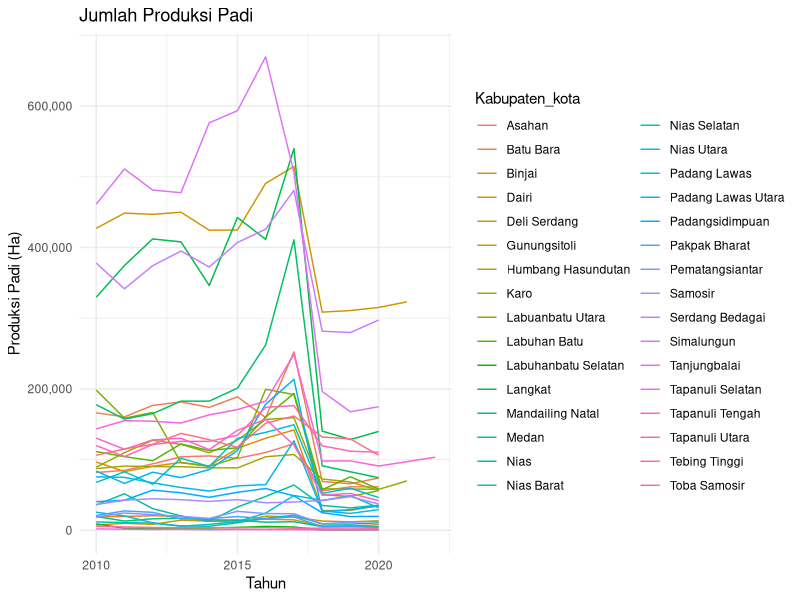
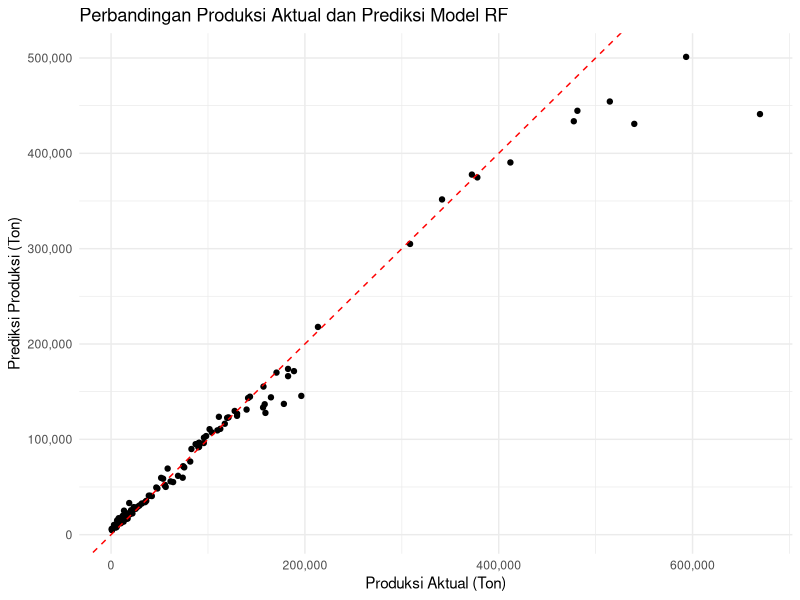
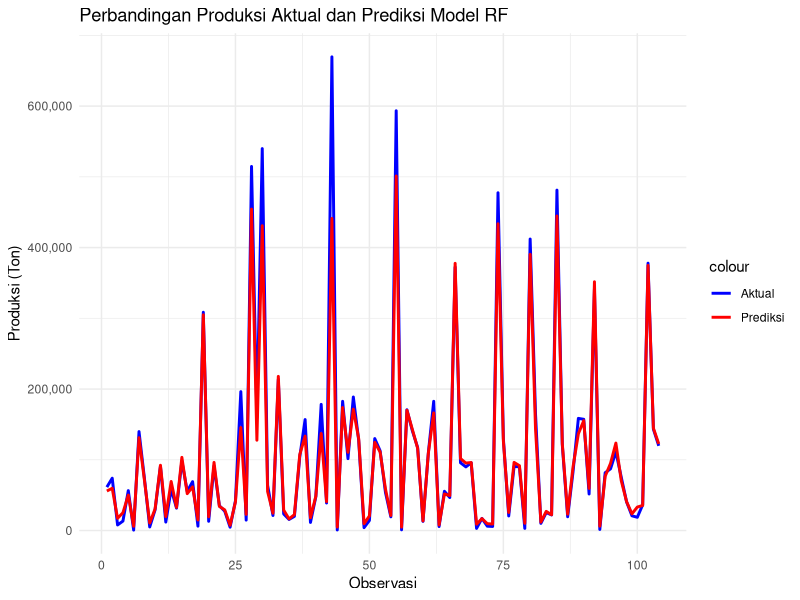
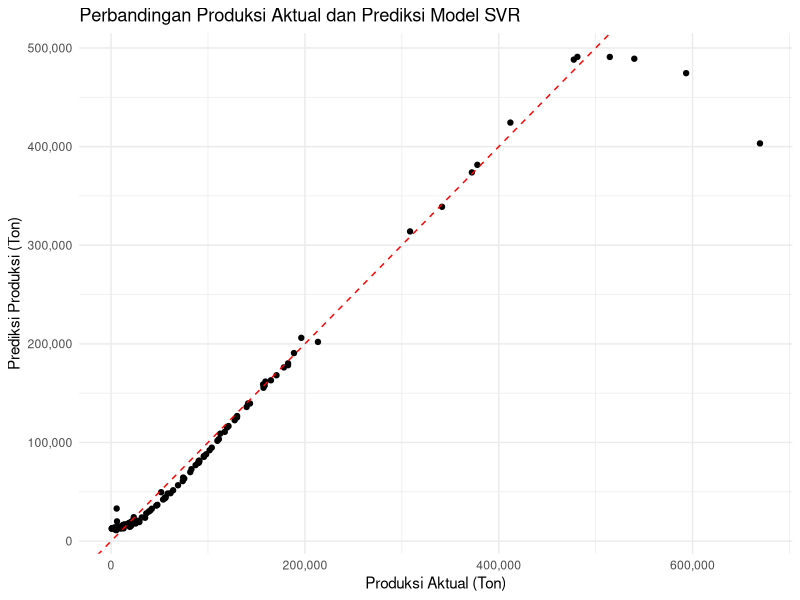
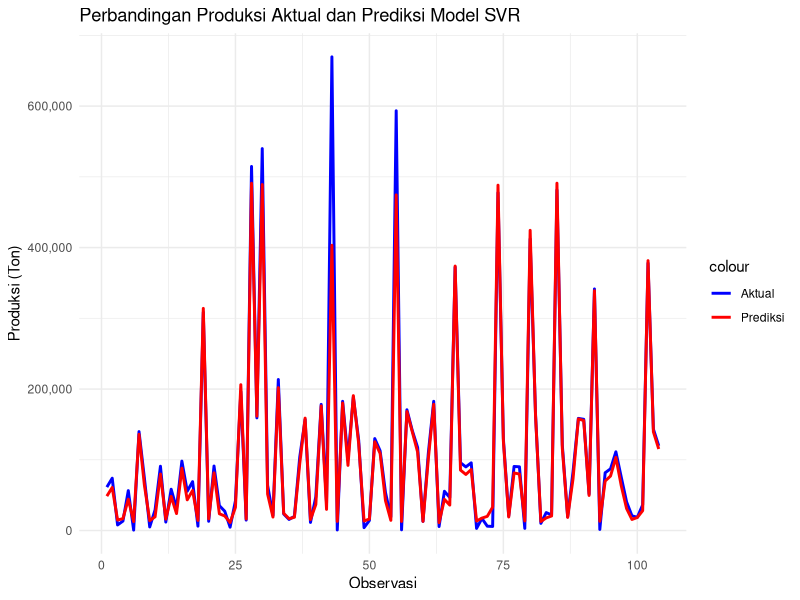
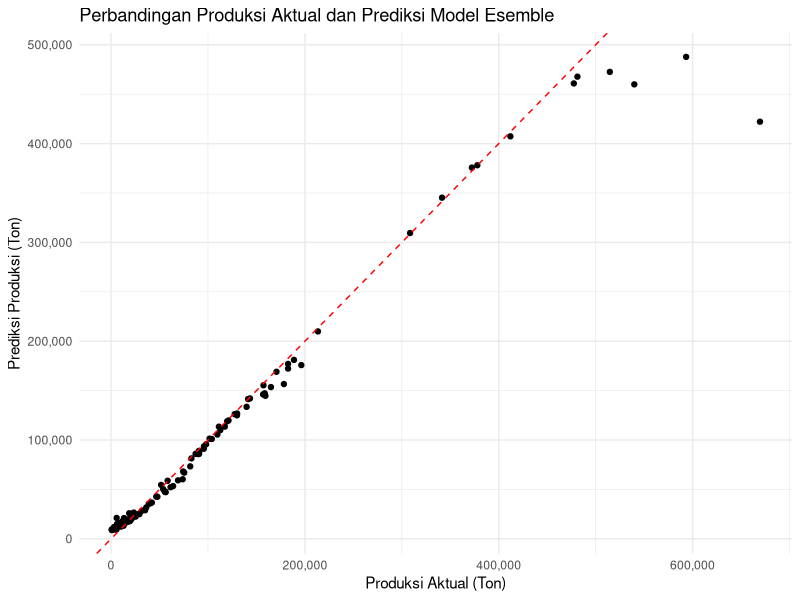
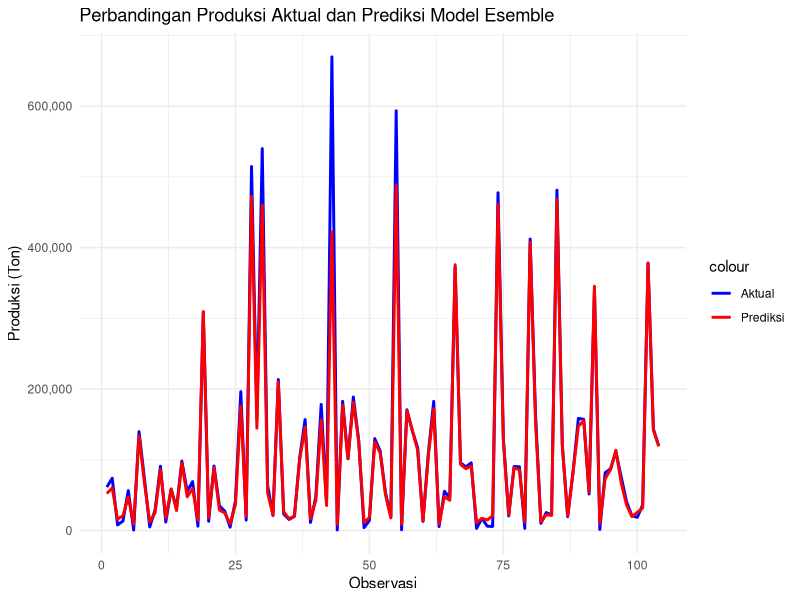

Here is the R script that generated these plots, in order:
## ---- chunk 1
library(tidyverse)
library(randomForest)
library(caret)
library(e1071)
library(Metrics)
library(readxl)
## ---- chunk 2
padi_sumut <- read_excel("data/bps_padi_sumut.xlsx")
head(padi_sumut)
## ---- chunk 3
#Melihat struktur data
glimpse(padi_sumut)
## ---- chunk 4
# Merubah type data karakter menjadi numeric
padi_sumut$`Rata-rata produksi` <- as.numeric(padi_sumut$`Rata-rata produksi`)
padi_sumut$Produksi <- as.numeric(padi_sumut$Produksi)
padi_sumut$`Luas Panen` <- as.numeric(padi_sumut$`Luas Panen`)
padi_sumut
## ---- chunk 5
# Merubah type Tahun menjadi Date
padi_sumut$Tahun <- make_date(padi_sumut$Tahun)
glimpse(padi_sumut)
## ---- chunk 6
# Merubah nama variabel Kabupaten Kota, Rata-rata Produksi dan Luas Panen
names(padi_sumut)[names(padi_sumut) == "Kabupaten Kota"] <- "Kabupaten_kota"
names(padi_sumut)[names(padi_sumut) == "Rata-rata produksi"] <- "Rata_rata_produksi"
names(padi_sumut)[names(padi_sumut) == "Luas Panen"] <- "Luas_panen"
glimpse(padi_sumut)
## ---- chunk 7
# Menampikan variabel dengan baris kosong
colSums(is.na(padi_sumut))
## ---- chunk 8
# Menghapus data NA's
padisumut_clean <- na.omit(padi_sumut)
summary(padisumut_clean)
## ---- chunk 9
padisumutfilter <- padisumut_clean[padisumut_clean$Kabupaten_kota != "Sumatera Utara",]
padisumutfilter
## ---- chunk 10
plot_1 <- ggplot(padisumutfilter, aes(x = Tahun, y = Produksi, group = Kabupaten_kota, color = Kabupaten_kota)) +
  geom_line() +
  labs(title = "Jumlah Produksi Padi", x = "Tahun", y = "Produksi Padi (Ha)") +
  scale_y_continuous(labels = scales::comma) +
  theme_minimal() +
  theme(legend.position = "right")
plot_1

## ---- chunk 11
# Menyiapkan data pelatihan dan data pengujian
set.seed(123)  # Untuk hasil yang dapat direproduksi
splitIndex <- createDataPartition(padisumutfilter$Produksi, p = 0.7, list = FALSE)
data_train <- padisumutfilter[splitIndex, ]  # Data pelatihan (70%)
data_test <- padisumutfilter[-splitIndex, ]  # Data pengujian (30%)
dim(data_train)
dim(data_test)
## ---- chunk 12
# Membuat model RF
rf_model <- randomForest(Produksi ~ Luas_panen + Rata_rata_produksi, data = data_train, ntree = 100)
## ---- chunk 13
# Melakukan Prediksi terhadap Data Pengujian
predictions_rf <- predict(rf_model, data_test)
## ---- chunk 14
# Visualisasi Sales Aktual dengan Hasil Prediksi
result_data_rf <- data.frame(Produksi = data_test$Produksi, Predictions = predictions_rf)

# Visualisasi Perbandingan Produksi Aktual dengan Hasil Prediksi
ggplot(data = result_data_rf, aes(x = Produksi, y = Predictions)) +
  geom_point() +
  geom_abline(intercept = 0, slope = 1, color = "red", linetype = "dashed") +
  scale_x_continuous(labels = scales::comma) +
  scale_y_continuous(labels = scales::comma) +
  labs(x = "Produksi Aktual (Ton)", y = "Prediksi Produksi (Ton)") +
  ggtitle("Perbandingan Produksi Aktual dan Prediksi Model RF") +
  theme_minimal()

# Visualisasi dengan Plot Line
ggplot(data = result_data_rf, aes(x = 1:length(Produksi))) +
  geom_line(aes(y = Produksi, color = "Aktual"), size = 1) +
  geom_line(aes(y = Predictions, color = "Prediksi"), size = 1) +
  labs(x = "Observasi", y = "Produksi (Ton)") +
  scale_color_manual(values = c("Aktual" = "blue", "Prediksi" = "red")) +
  ggtitle("Perbandingan Produksi Aktual dan Prediksi Model RF") +
  scale_y_continuous(labels = scales::comma) +
  theme_minimal()
## ---- chunk 15
# Evaluasi RF Model

# Hitung MAE
mae_value_rf <- mae(data_test$Produksi, predictions_rf)

# Hitung MSE
mse_value_rf <- mse(data_test$Produksi, predictions_rf)

# Hitung MAPE
mape_value_rf <- mape(data_test$Produksi, predictions_rf)

# Tampilkan hasil evaluasi
cat(paste("MAE: ", mae_value_rf, "\n"))
cat(paste("MSE: ", mse_value_rf, "\n"))
cat(paste("MAPE: ", mape_value_rf, "%\n"))
## ---- chunk 16
# Membuat model SVR
svr_model <- svm(Produksi ~ Luas_panen + Rata_rata_produksi, data = data_train, kernel = "radial", cost = 1)
## ---- chunk 17
# Melakukan prediksi dengan Data Testing
predictions_svr <- predict(svr_model, data_test)
## ---- chunk 18
# Visualisasi hasil prediksi
result_data_svr <- data.frame(Produksi = data_test$Produksi, Predictions = predictions_svr)

# Visualisasi Perbandingan Produksi Aktual dengan Hasil Prediksi
ggplot(data = result_data_svr, aes(x = Produksi, y = Predictions)) +
  geom_point() +
  geom_abline(intercept = 0, slope = 1, color = "red", linetype = "dashed") +
  labs(x = "Produksi Aktual (Ton)", y = "Prediksi Produksi (Ton)") +
  scale_x_continuous(labels = scales::comma) +
  scale_y_continuous(labels = scales::comma) +
  ggtitle("Perbandingan Produksi Aktual dan Prediksi Model SVR") +
  theme_minimal()

# Buat grafik garis dengan ggplot2
ggplot(data = result_data_svr, aes(x = 1:length(Produksi))) +
  geom_line(aes(y = Produksi, color = "Aktual"), size = 1) +
  geom_line(aes(y = Predictions, color = "Prediksi"), size = 1) +
  labs(x = "Observasi", y = "Produksi (Ton)") +
  scale_color_manual(values = c("Aktual" = "blue", "Prediksi" = "red")) +
  ggtitle("Perbandingan Produksi Aktual dan Prediksi Model SVR") +
  scale_y_continuous(labels = scales::comma) +
  theme_minimal()
## ---- chunk 19
# Evaluasi SVR Model

# Hitung MAE
mae_value_svr <- mae(data_test$Produksi, predictions_svr)

# Hitung MSE
mse_value_svr <- mse(data_test$Produksi, predictions_svr)

# Hitung MAPE
mape_value_svr <- mape(data_test$Produksi, predictions_svr)

# Tampilkan hasil evaluasi
cat(paste("MAE: ", mae_value_svr, "\n"))
cat(paste("MSE: ", mse_value_svr, "\n"))
cat(paste("MAPE: ", mape_value_svr, "%\n"))
## ---- chunk 20
#Hybrid Model SVR dan rf
predictions_hybrid_svr_rf <- (predictions_svr + predictions_rf) / 2
## ---- chunk 21
# Hitung MAE
mae_value_hybrid_svr_rf <- mae(data_test$Produksi, predictions_hybrid_svr_rf)

# Hitung MSE
mse_value_hybrid_svr_rf <- mse(data_test$Produksi, predictions_hybrid_svr_rf)

# Hitung MAPE
mape_value_hybrid_svr_rf <- mape(data_test$Produksi, predictions_hybrid_svr_rf)

# Tampilkan hasil evaluasi
cat(paste("MAE: ", mae_value_hybrid_svr_rf, "\n"))
cat(paste("MSE: ", mse_value_hybrid_svr_rf, "\n"))
cat(paste("MAPE: ", mape_value_hybrid_svr_rf, "%\n"))
## ---- chunk 22
# Visualisasi hasil prediksi dan nilai aktual
result_data <- data.frame(
  Produksi = data_test$Produksi,
  Pred_Hybrid = predictions_hybrid_svr_rf
)

# Visualisasi Perbandingan Produksi Aktual dengan Hasil Prediksi
ggplot(data = result_data, aes(x = Produksi, y = Pred_Hybrid)) +
  geom_point() +
  geom_abline(intercept = 0, slope = 1, color = "red", linetype = "dashed") +
  labs(x = "Produksi Aktual (Ton)", y = "Prediksi Produksi (Ton)") +
  scale_x_continuous(labels = scales::comma) +
  scale_y_continuous(labels = scales::comma) +
  ggtitle("Perbandingan Produksi Aktual dan Prediksi Model Esemble") +
  theme_minimal()

# Buat grafik garis dengan ggplot2
ggplot(data = result_data, aes(x = 1:length(Produksi))) +
  geom_line(aes(y = Produksi, color = "Aktual"), size = 1) +
  geom_line(aes(y = Pred_Hybrid, color = "Prediksi"), size = 1) +
  labs(x = "Observasi", y = "Produksi (Ton)") +
  scale_color_manual(values = c("Aktual" = "blue", "Prediksi" = "red")) +
  ggtitle("Perbandingan Produksi Aktual dan Prediksi Model Esemble") +
  scale_y_continuous(labels = scales::comma) +
  theme_minimal()
## ---- chunk 23
model_performance <- data.frame(
  No = c(1:3),
  Model = c("Random Forest", "SVR", "Esemble RF & SVR"),
  MSE = c(mse_value_rf, mse_value_svr, mse_value_hybrid_svr_rf),
  MAE = c(mae_value_rf, mae_value_svr, mae_value_hybrid_svr_rf),
  MAPE = c(mape_value_rf, mape_value_svr, mape_value_hybrid_svr_rf),
  stringsAsFactors = FALSE
  
)
model_performance
